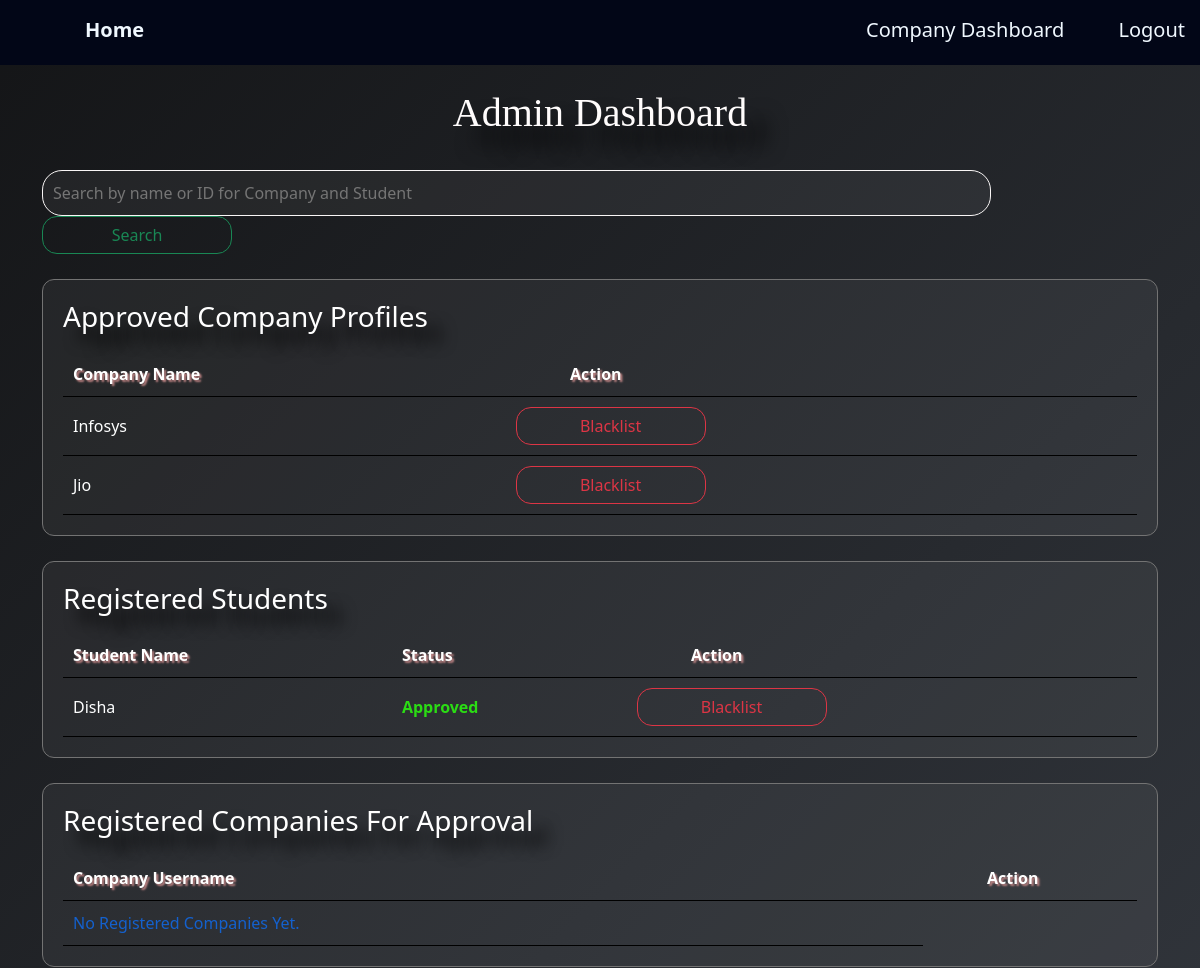
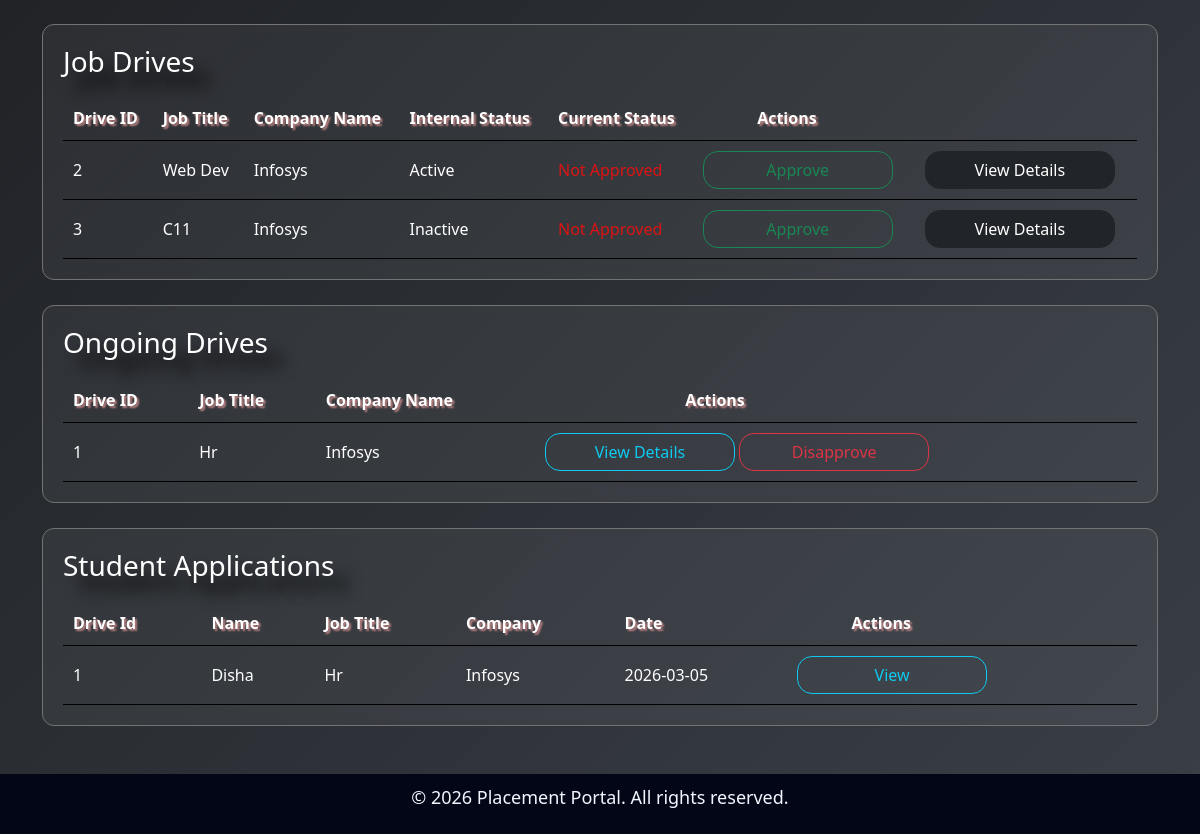
Page /admindash (signed in) on the earlier database version (2 pictures, top to bottom).
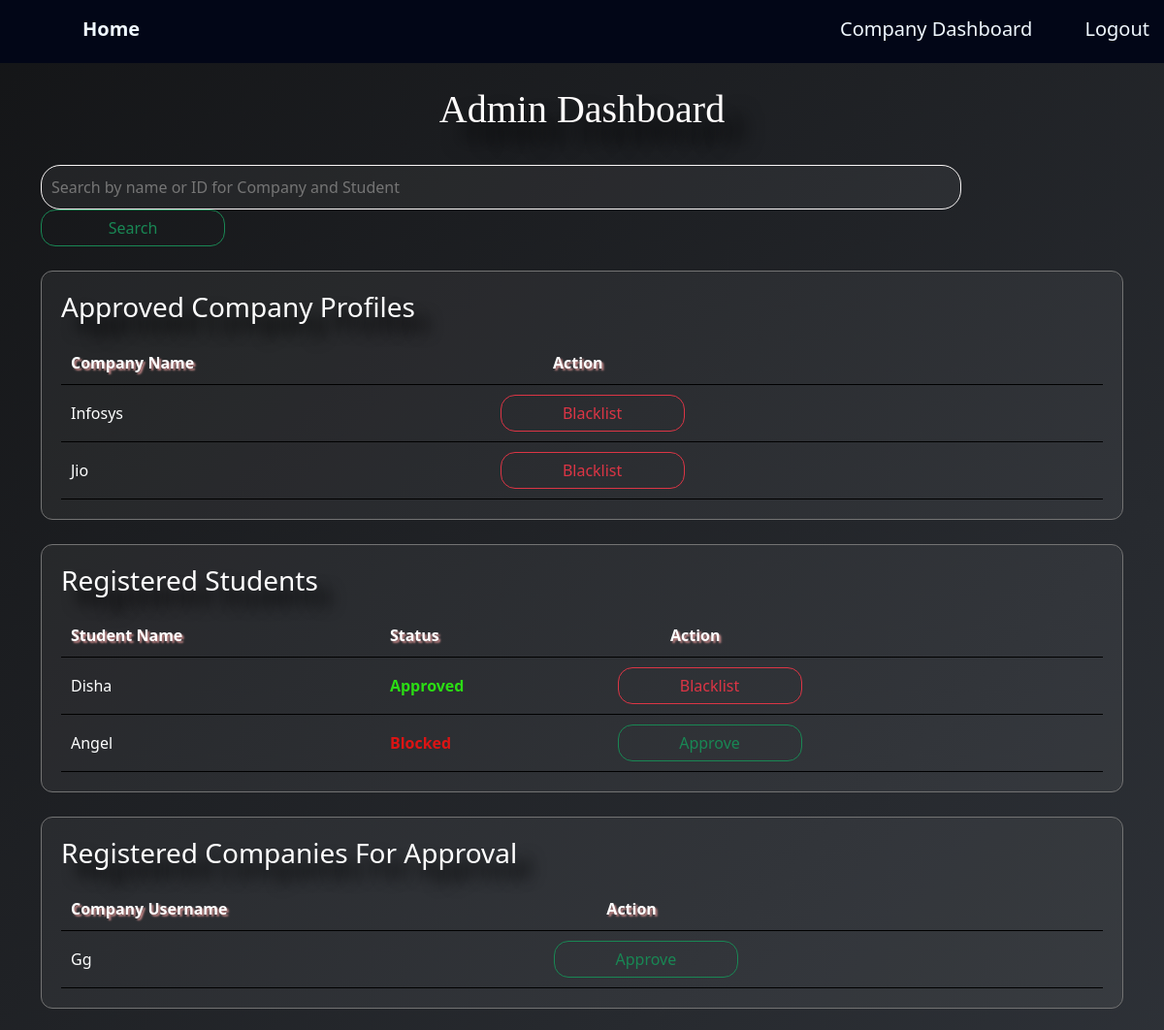
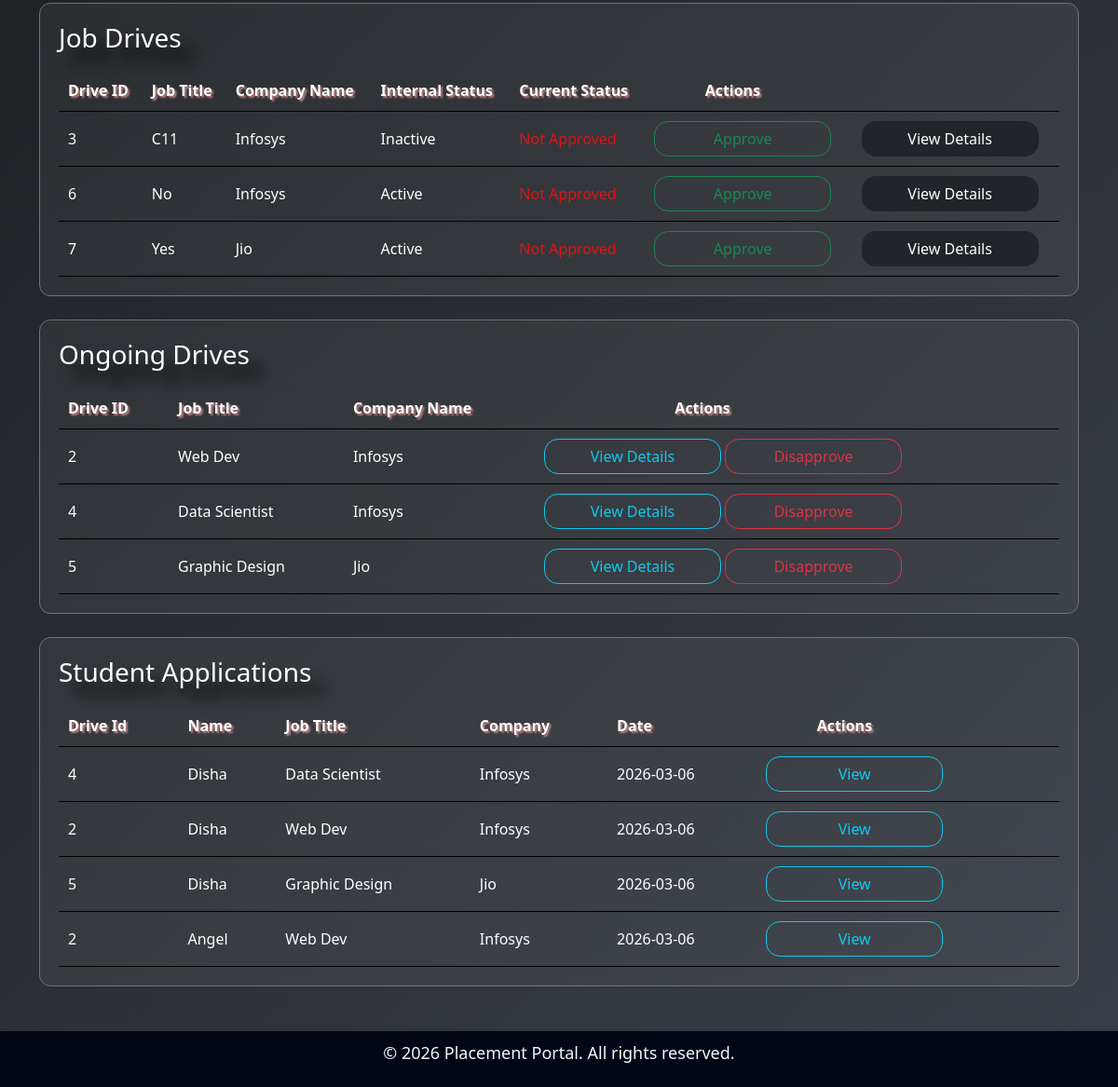
Same page on the later database version (2 pictures, top to bottom).
### application/models.py (models this page shows)
class Companyprofile(db.Model):
    id = db.Column(db.Integer, primary_key=True)
    user_id = db.Column(db.Integer, db.ForeignKey('user.id'), unique=True, nullable=False)
    company_name = db.Column(db.String(150), nullable=False)
    hr_contact = db.Column(db.String(150), nullable=False)
    website = db.Column(db.String(150), nullable=False)
    location = db.Column(db.String(150), nullable=False)
    user = db.relationship('User', back_populates='company_profile')
    drives = db.relationship('Placementdrive', back_populates='company',cascade="all, delete")

class Studentprofile(db.Model):
    id = db.Column(db.Integer, primary_key=True)
    user_id = db.Column(db.Integer, db.ForeignKey('user.id'), unique=True, nullable=False)
    student_name = db.Column(db.String(50), nullable=False)
    department = db.Column(db.String(150), nullable=False)
    cgpa = db.Column(db.Float, nullable=False)
    resume = db.Column(db.String(500))
    user = db.relationship('User', back_populates='student_profile')
    applications = db.relationship('Application', back_populates='student',cascade="all, delete")

class Placementdrive(db.Model):
    id = db.Column(db.Integer, primary_key=True)
    company_id = db.Column(db.Integer, db.ForeignKey('companyprofile.id'), nullable=False)
    job_title = db.Column(db.String(150), nullable=False)
    job_description = db.Column(db.Text(500), nullable=False)
    salary= db.Column(db.String(50), nullable=False)
    is_approved = db.Column(db.Boolean, default=False)
    is_closed = db.Column(db.Boolean, default=False)
    company = db.relationship('Companyprofile', back_populates='drives')
    applications = db.relationship('Application', back_populates='drive',cascade="all, delete")

class Application(db.Model):
    id = db.Column(db.Integer, primary_key=True)
    student_id = db.Column(db.Integer, db.ForeignKey('studentprofile.id'), nullable=False)
    drive_id = db.Column(db.Integer, db.ForeignKey('placementdrive.id'), nullable=False)
    application_date = db.Column(db.DateTime, default=datetime.utcnow)
    status = db.Column(db.String(50), default='Applied')  #Applied/Shortlisted/Selected/Rejected
    student = db.relationship('Studentprofile', back_populates='applications')
    drive = db.relationship('Placementdrive', back_populates='applications')

class User(db.Model):
    id = db.Column(db.Integer, primary_key=True)
    username = db.Column(db.String(150), unique=True, nullable=False)
    email = db.Column(db.String(150), unique=True, nullable=False)
    password = db.Column(db.String(150), nullable=False)
    role = db.Column(db.String(50), nullable=False)  # admin/company/student
    is_approved = db.Column(db.Boolean, default=False)
    created_at = db.Column(db.DateTime, default=datetime.utcnow)
    student_profile = db.relationship('Studentprofile', back_populates='user',uselist=False, cascade="all, delete")
    company_profile = db.relationship('Companyprofile', back_populates='user',uselist=False, cascade="all, delete")

### application/controllers.py (the view, shortened to what this page needs)
@app.route('/admindash',methods=['GET','POST'])
def admindash():
   if 'user_id' not in session:
      return redirect(url_for('login'))
   registered_companies = Companyprofile.query.join(User).filter(User.is_approved==True).all()
   registered_students = Studentprofile.query.join(User).all()
   approval_companies = User.query.filter_by(role='company', is_approved=False).all()
   job_drives = Placementdrive.query.filter_by(is_approved=False).all()
   ongoing_drives = Placementdrive.query.filter_by(is_approved=True).all()
   apps = Application.query.all()
   search = request.args.get('search')
   return render_template('admindash.html',
                          registered_companies=registered_companies,
                          registered_students=registered_students,
                          approval_companies=approval_companies,
                          job_drives=job_drives,
                          ongoing_drives=ongoing_drives,
                          apps=apps)

### templates/admindash.html (shortened to what this page needs)
{% extends "base.html" %}
{% block content %}
<div  class="container">
  <h1>Admin Dashboard</h1>
  <div>
    <form method="GET" action="{{url_for('admindash')}}">
      <input class="bar" type="text" name="search" placeholder="Search by name or ID for Company and Student">
      <button class="btn btn-outline-success">Search</button>
  </form>
  </div>
   <div class="card">
    <h3>Approved Company Profiles</h3>
      <table>
  <thead>
    <tr>
        <th>Company Name</th>
        <th style="padding-left: 6%;">Action</th>
    </tr>
  </thead>
  <tbody>
    {% if registered_companies %}
      {% for company in registered_companies %}
    <tr>
      <td>{{company.company_name}}</td>
      <td><a href="{{url_for('company_blacklist', company_id=company.user_id)}}" class="btn btn-outline-danger">Blacklist</a></td>
   </tr>
   {% endfor %}
    {% else %}
  <tr>
   <td style="color:#1461ce;">No Approved companies yet.</td>
   </tr>
  {% endif %}
  </tbody>
</table>
   </div>
    <div class="card">
      <h3>Registered Students</h3>
      <table>
  <thead>
    <th>Student Name</th>
    <th>Status</th>
    <th style="padding-left: 6%;">Action</th>
  </thead>
  <tbody>
  {% if registered_students %}
      {% for student in registered_students %}
    <tr>
      <td>{{student.student_name}}</td>
      <td>
        {% if student.user.is_approved == True %}
          <span style="color: rgb(43, 220, 20); font-weight: bold;">Approved</span>
        {% else %}
          <span style="color: rgb(220, 20, 20); font-weight: bold;">Blocked</span>
        {% endif %}
        </td>
      <td>
      {% if student.user.is_approved == True %}
        <a href="{{url_for('student_blacklist', student_id=student.user.id)}}" class="btn btn-outline-danger">Blacklist</a>
      {% else %}
        <a href="{{url_for('student_approve', student_id=student.user.id)}}" class="btn btn-outline-success">Approve</a>
      {% endif %}
      </td>
   </tr>
   {% endfor %}
    {% else %}
  <tr>
   <td style="color:#1461ce;">No registered students yet.</td>
   </tr>
  {% endif %}
  </tbody>
</table>
   </div>
   <div class="card">
    <h3>Registered Companies For Approval</h3>
      <table>
  <thead>
    <th>Company Username</th>
    <th style="padding-left: 6%;">Action</th>
  </thead>
  <tbody>
  {% if approval_companies %}
    {% for approval in approval_companies %}
    <tr>
      <td>{{approval.username}}</td>
      <td><a href="{{url_for('company_approve', company_id=approval.id)}}" class="btn btn-outline-success">Approve</a></td>
   </tr>
 {% endfor %}
    {% else %}
  <tr>
   <td style="color:#1461ce;">No registered companies yet.</td>
   </tr>
  {% endif %}
  </tbody>
</table>
   </div>
      <div class="card">
    <h3>Job Drives</h3>
      <table>
  <thead>
    <tr>
      <th>Drive ID</th>
      <th>Job Title</th>
      <th>Company Name</th>
      <th>Internal Status</th>
      <th>Current Status</th>
      <th style="padding-left: 6%;">Actions</th>
      <th></th>
    </tr>
  </thead>
  <tbody>
  {% if job_drives %}
    {% for job in job_drives %}
    <tr>
      <td>{{job.id}}</td>
      <td>{{job.job_title}}</td>
      <td>{{job.company.company_name}}</td>
      <td>
        {% if job.is_closed == True %}
            <span>Inactive</span>
        {% else %}
            <span>Active</span>
        {% endif %}
      </td>
      <td>
        <span style="color: rgb(220, 20, 20);">Not Approved</span>
      </td>
      <td>
        <a href="{{url_for('drive_approve', drive_id=job.id)}}" class="btn btn-outline-success">Approve</a>
      </td>
      <td>
        <a href="{{url_for('admin_view_com', drive_id=job.id)}}" class="btn btn-dark">view details</a>
      </td>
    </tr>
 {% endfor %}
    {% else %}
  <tr>
   <td style="color:#1461ce;">No Pending Drives.</td>
   </tr>
  {% endif %}
  </tbody>
</table>
   </div>
   <div class="card">
    <h3>Ongoing Drives</h3>
      <table>
  <thead>
    <tr>
      <th>Drive ID</th>
      <th>Job Title</th>
      <th>Company Name</th>
      <th style="padding-left: 14%;">Actions</th>
    </tr>
  </thead>
  <tbody>
  {% if ongoing_drives %}
    {% for job in ongoing_drives %}
    <tr>
      <td>{{job.id}}</td>
      <td>{{job.job_title}}</td>
      <td>{{job.company.company_name}}</td>
      <td><a href="{{url_for('admin_view_com', drive_id=job.id)}}" class="btn btn-outline-info">view details</a>
          <a href="{{url_for('drive_disapprove', drive_id=job.id)}}" class="btn btn-outline-danger">Disapprove</a>
    </tr>
 {% endfor %}
    {% else %}
  <tr>
   <td style="color:#1461ce;">No Approved Drives.</td>
   </tr>
  {% endif %}
  </tbody>
</table>
   </div>
   <div class="card">
    <h3>Student Applications</h3>
      <table>
  <thead>
    <tr>
      <th>Drive Id</th>
      <th>Name</th>
      <th>Job Title</th>
      <th>company</th>
      <th>Date</th>
      <th style="padding-left: 6%;">Actions</th>
    </tr>
  </thead>
  <tbody>
    {% if apps %}
      {% for app in apps %}
    <tr>
      <td>{{app.drive_id}}</td>
      <td>{{app.student.student_name}}</td>
      <td>{{app.drive.job_title}}</td>
      <td>{{app.drive.company.company_name}}</td>
      <td>{{app.application_date.date()}}</td>
      <td><a href="{{url_for('admin_view_stu', app_id=app.id)}}" class="btn btn-outline-info">View</a></td>
    </tr>
 {% endfor %}
    {% else %}
  <tr>
   <td style="color:#1461ce;">No Applications yet.</td>
   </tr>
  {% endif %}
  </tbody>
</table>
   </div>
</div>
{% endblock %}

### templates/base.html (shortened to what this page needs)
<!DOCTYPE html>
<html lang="en">
<head>
   <link rel="stylesheet" href="{{ url_for('static', filename='style.css') }}">
   <link href="https://cdn.jsdelivr.net/npm/bootstrap@5.3.7/dist/css/bootstrap.min.css" rel="stylesheet">
</head>
<body>
   <div>
      <nav>
         <div><a href="/"><h5>Home</h5></a></div>
         <div class="nav-right">
    {% if session.get("role") == "admin" %}
        <a href="/admindash">Admin Dashboard</a>
        <a href="/logout">Logout</a>
    {% elif session.get("role") == "student" %}
        <a href="/studentdash">Student Dashboard</a>
        <a href="{{url_for('student_history')}}">History</a>
        <a href="/logout">Logout</a>
    {% elif session.get("role") == "company" %}
        <a href="/companydash">Company Dashboard</a>
        <a href="/logout">Logout</a>
    {% else %}
        <a href="/login">Login</a>
        <a href="/registeration">Register</a>
    {% endif %}
         </div>
      </nav>
   </div>
      <br>
      {% block content %}
      {% endblock %}
   <div>
      <br><br>
      <footer>
         <p>&copy; 2026 Placement Portal. All rights reserved.</p>
      </footer>
   </div>
</body>
</html>

### static/style.css (style rules this page uses)
* { box-sizing: border-box; margin: 0; font-family: Playfair Display, 10px; }

### templates/base.html (style rules this page uses)
body { background: linear-gradient(135deg, #232428, #3a3f47); color: #fcfcfc; }
nav { display: flex; background-color: #020617; padding: 15px; }
nav h5 { color: aliceblue; display: inline-block; font-size: 20px; margin-left: 20px; font-weight: bold; }
.nav-right { margin-left: auto; }
nav a { color: aliceblue; text-decoration: none; font-size: 20px; margin-left: 50px; }
footer { background-color: #020617; color:aliceblue; font-size: large; text-align: center; padding: 10px; height: 60px; width: 100%; }

### templates/admindash.html (style rules this page uses)
body { margin: 0; background: linear-gradient(135deg, #141517, #3a3f47); color: #e2e8f0; }
.container { width: 95%; margin: auto; }
.card { background:rgba(255,255,255,0.05); border: 1px solid #737373; border-radius: 12px; padding: 20px; margin-top: 25px; }
h1 { text-align: center; color: #fffcfc; text-shadow: 20px 20px 20px#000102 ; font-family: Georgia, 'Times New Roman', Times, serif; }
h3 { color: #ffffff; text-shadow: 15px 15px 15px #000000; }
table { width: 100%; margin-top: 10px; }
th,td { padding: 10px; text-align: left; text-transform: capitalize; border-bottom: 1px solid #000000; color:#feffff }
th { color: #ffffff; text-shadow: 2px 2px 2px #c18585; }
button { width: 190px; }
.bar { background:rgba(255,255,255,0.05); border: 1px solid #f9f6f6; color: #e2e8f0; border-radius: 20px; padding: 10px; margin-top: 25px; width: 85%; }
.btn { width: 190px; border-radius: 15px; }

Differences in the rows shown:
removed Placementdrive: id "1", job_title "Hr", company.company_name "Infosys", shown under "Ongoing Drives"
added Studentprofile: student_name "Angel", shows "Blocked"
added User: username "Gg"
added Placementdrive: id "6", job_title "No", company.company_name "Infosys", is_closed "Active", shown under "Job Drives"
added Placementdrive: id "7", job_title "Yes", company.company_name "Jio", is_closed "Active", shown under "Job Drives"
changed Placementdrive "Web Dev": moves from the list under "Job Drives" to the list under "Ongoing Drives"
added Placementdrive: id "4", job_title "Data Scientist", company.company_name "Infosys", shown under "Ongoing Drives"
added Placementdrive: id "5", job_title "Graphic Design", company.company_name "Jio", shown under "Ongoing Drives"
changed Application: drive_id "1" → "4"; drive.job_title "Hr" → "Data Scientist"; application_date "2026-03-05" → "2026-03-06"
added Application: drive_id "2", student.student_name "Disha", drive.job_title "Web Dev", drive.company.company_name "Infosys", application_date "2026-03-06"
added Application: drive_id "5", student.student_name "Disha", drive.job_title "Graphic Design", drive.company.company_name "Jio", application_date "2026-03-06"
added Application: drive_id "2", student.student_name "Angel", drive.job_title "Web Dev", drive.company.company_name "Infosys", application_date "2026-03-06"
Other differences:
text no longer shown: "No Registered Companies Yet."
